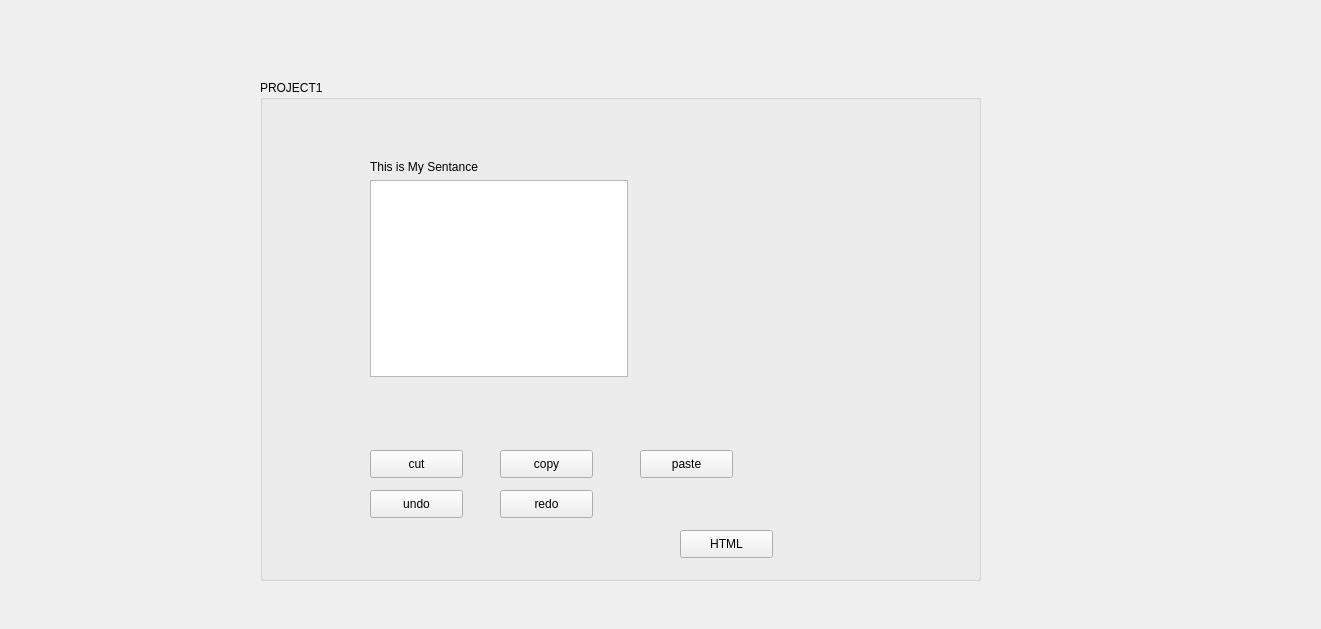
<?xml version="1.0" encoding="UTF-8"?>
<ui version="4.0">
 <class>Widget</class>
 <widget class="QWidget" name="Widget">
  <property name="geometry">
   <rect>
    <x>0</x>
    <y>0</y>
    <width>1321</width>
    <height>629</height>
   </rect>
  </property>
  <property name="windowTitle">
   <string>Widget</string>
  </property>
  <widget class="QGroupBox" name="groupBox">
   <property name="geometry">
    <rect>
     <x>260</x>
     <y>80</y>
     <width>721</width>
     <height>501</height>
    </rect>
   </property>
   <property name="title">
    <string>PROJECT1</string>
   </property>
   <widget class="QPushButton" name="pushButton">
    <property name="geometry">
     <rect>
      <x>110</x>
      <y>370</y>
      <width>93</width>
      <height>28</height>
     </rect>
    </property>
    <property name="text">
     <string>cut</string>
    </property>
   </widget>
   <widget class="QPushButton" name="pushButton_2">
    <property name="geometry">
     <rect>
      <x>240</x>
      <y>370</y>
      <width>93</width>
      <height>28</height>
     </rect>
    </property>
    <property name="text">
     <string>copy</string>
    </property>
   </widget>
   <widget class="QPushButton" name="pushButton_3">
    <property name="geometry">
     <rect>
      <x>380</x>
      <y>370</y>
      <width>93</width>
      <height>28</height>
     </rect>
    </property>
    <property name="text">
     <string>paste</string>
    </property>
   </widget>
   <widget class="QPushButton" name="pushButton_4">
    <property name="geometry">
     <rect>
      <x>110</x>
      <y>410</y>
      <width>93</width>
      <height>28</height>
     </rect>
    </property>
    <property name="text">
     <string>undo</string>
    </property>
   </widget>
   <widget class="QPushButton" name="pushButton_5">
    <property name="geometry">
     <rect>
      <x>240</x>
      <y>410</y>
      <width>93</width>
      <height>28</height>
     </rect>
    </property>
    <property name="text">
     <string>redo</string>
    </property>
   </widget>
   <widget class="QPushButton" name="pushButton_6">
    <property name="geometry">
     <rect>
      <x>420</x>
      <y>450</y>
      <width>93</width>
      <height>28</height>
     </rect>
    </property>
    <property name="text">
     <string>HTML</string>
    </property>
   </widget>
   <widget class="QWidget" name="">
    <property name="geometry">
     <rect>
      <x>110</x>
      <y>80</y>
      <width>258</width>
      <height>217</height>
     </rect>
    </property>
    <layout class="QVBoxLayout" name="verticalLayout">
     <item>
      <widget class="QLabel" name="label">
       <property name="text">
        <string>This is My Sentance  </string>
       </property>
      </widget>
     </item>
     <item>
      <widget class="QTextEdit" name="textEdit"/>
     </item>
    </layout>
   </widget>
  </widget>
 </widget>
 <resources/>
 <connections/>
</ui>
